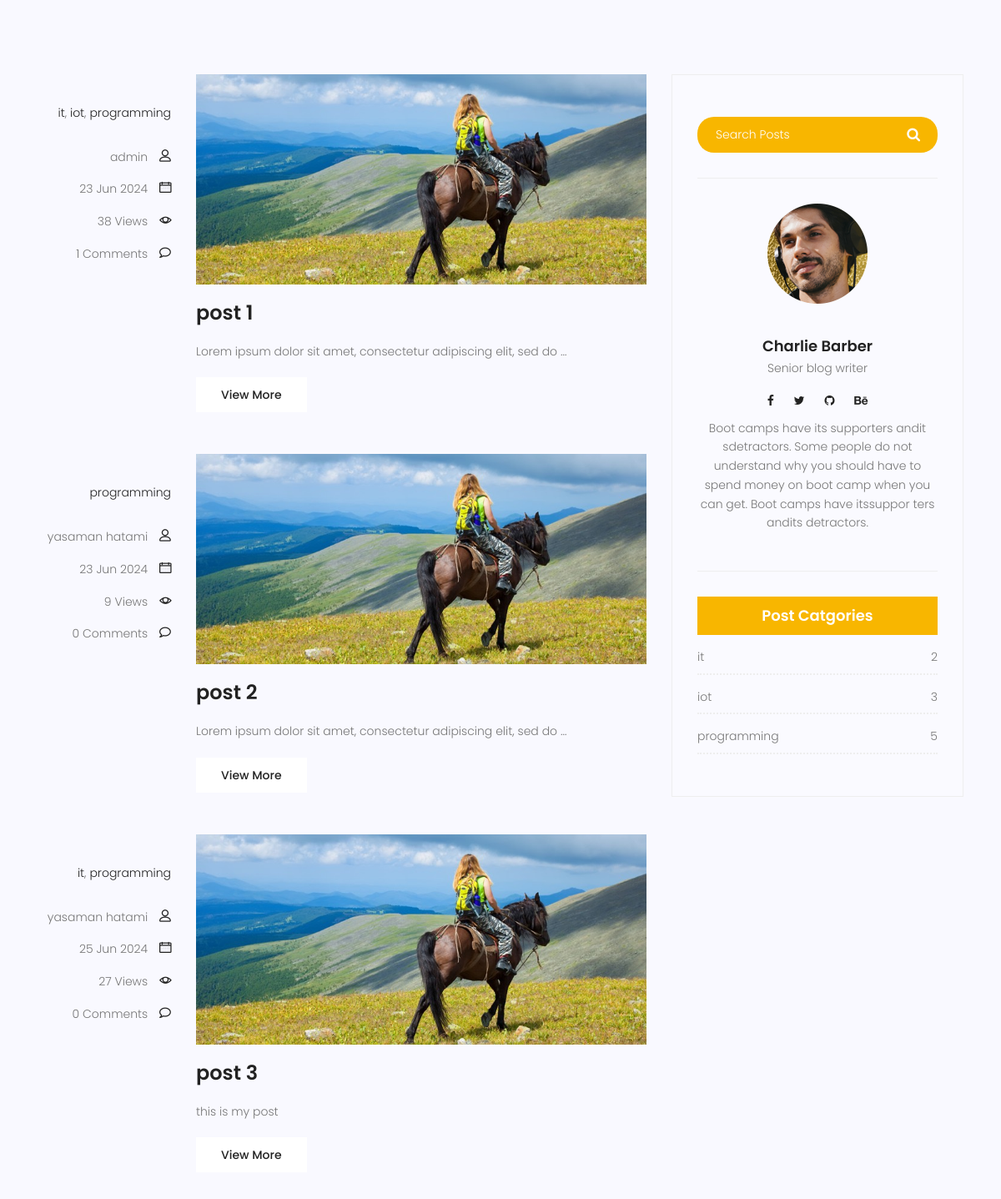
Page /blog/ (middle part) on the earlier database version.
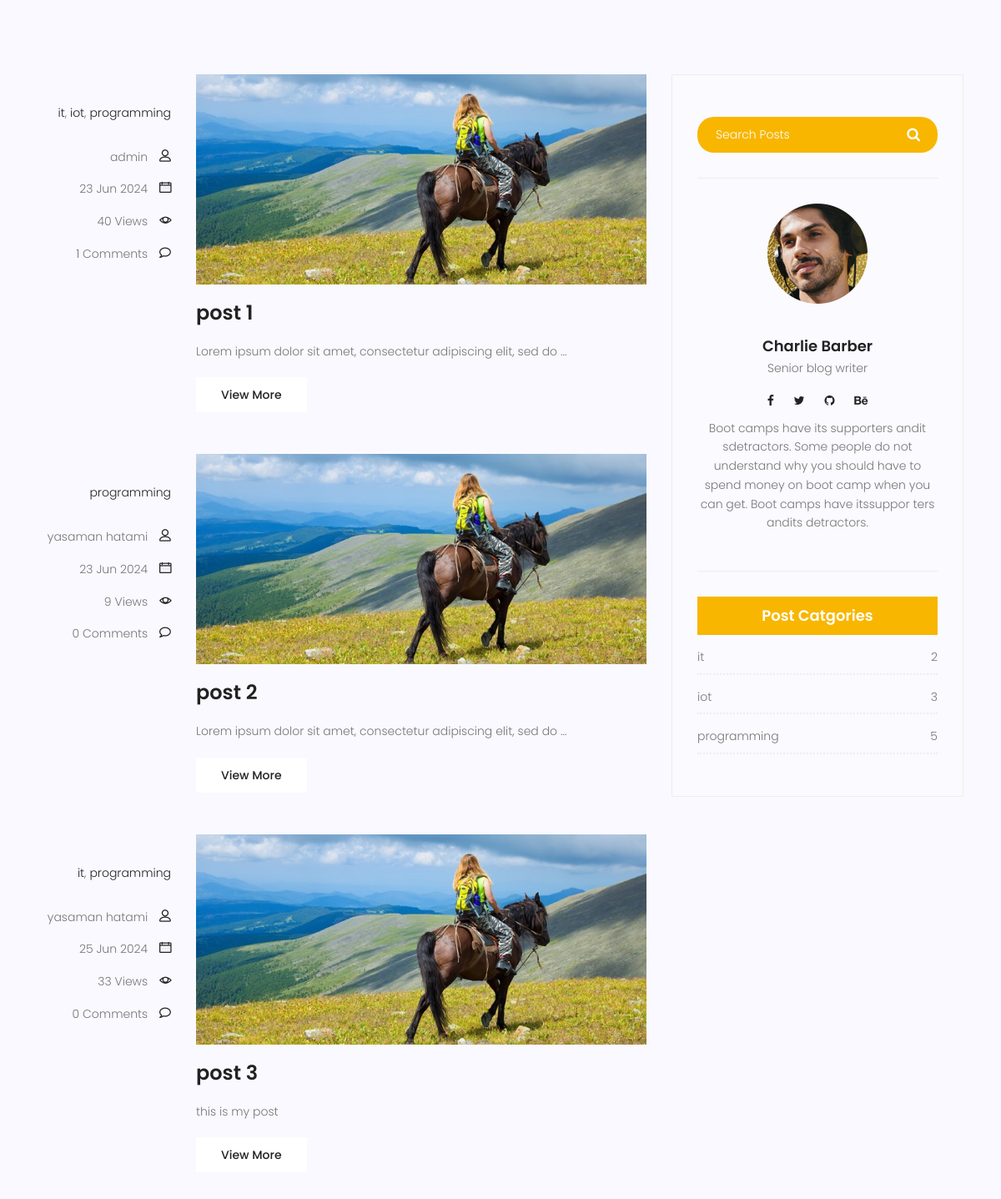
Same page on the later database version.
### blog/models.py (models this page shows, shortened)
class category(models.Model):
    name=models.CharField(max_length=225)
    def __str__(self):
        return self.name

class Post(models.Model):
    id = models.IntegerField(primary_key=True)
    image=models.ImageField(upload_to='blog/',default='blog/default.jpg')
    author=models.ForeignKey(User, on_delete=models.SET_NULL,null=True)
    title=models.CharField(max_length=225)
    content=models.TextField()
    tags = TaggableManager()
    category=models.ManyToManyField(category)
    counted_views= models.IntegerField(default=0)
    status=models.BooleanField(default=False)
    login_require = models.BooleanField(default=False)
    published_date=models.DateTimeField(null=True)
    created_date=models.DateTimeField(auto_now_add=True)
    updated_date=models.DateTimeField(auto_now=True)#2024-03-30 11:10:56.530638
    class Meta:
        ordering=['-published_date']

### blog/views.py (the view)
# urls.py: path('',blog_view,name='index'),
def blog_view(request,**kwargs):
    posts=Post.objects.filter(published_date__lte=timezone.now(),status=1).order_by('published_date')
    if kwargs.get('cat_name')!=None:
        posts=posts.filter(category__name=kwargs['cat_name'])
    if kwargs.get('author_username')!=None:
        posts=posts.filter(author__username=kwargs['author_username'])
    if kwargs.get('tag_name')!=None:
        posts=posts.filter(tags__name=kwargs['tag_name'])
    posts=Paginator(posts,3)
    try:
        page_number=request.GET.get('page')
        posts=posts.get_page(page_number)
    except PageNotAnInteger:
        posts=posts.get_page(1)
    except EmptyPage:
        posts=posts.get_page(1)
    context={'posts':posts}
    return render(request,'blog/blog-home.html',context)

### blog/templatetags/blog_tags.py (called while the page is built)
@register.simple_tag(name='comments_count')
def function(pid):
    return Comment.objects.filter(post=pid,approved=True).count()

@register.inclusion_tag('blog/blog-post-categories.html')
def postcategories():
    posts=Post.objects.filter(status=1)
    categories=category.objects.all()
    cat_dict={}
    for name in categories:
        cat_dict[name]=posts.filter(category=name).count()
    return {'categories':cat_dict}

### templates/blog/blog-home.html (shortened to what this page needs)
{%extends 'base.html'%}
{%load static%}
{% load blog_tags %}
{%block content%}
<section class="top-category-widget-area pt-90 pb-90 ">
</section>
<section class="post-content-area">
	<div class="container">
		<div class="row">
			<div class="col-lg-8 posts-list">
				{%for post in posts%}
				<div class="single-post row">
					<div class="col-lg-3  col-md-3 meta-details">
						<ul class="tags">
							{%for cat in post.category.all%}
						<li><a href='{% url "blog:category" cat_name=cat.name %}'>{{cat.name}}</a>{% if not forloop.last %}, {% endif %}</li>
							{%endfor%}
						</ul>
						<div class="user-details row">
							<p class="user-name col-lg-12 col-md-12 col-6"><a href="{% url 'blog:author' author_username=post.author.username %}">{{post.author.get_full_name}}</a> <span
									class="lnr lnr-user"></span></p>
							<p class="date col-lg-12 col-md-12 col-6"><a href="#">{{post.published_date|date:'d M Y'}}</a> <span
									class="lnr lnr-calendar-full"></span></p>
							<p class="view col-lg-12 col-md-12 col-6"><a href="#">{{post.counted_views}} Views</a> <span
									class="lnr lnr-eye"></span></p>
							<p class="comments col-lg-12 col-md-12 col-6"><a href="#">{% comments_count post.id %} Comments</a> <span
									class="lnr lnr-bubble"></span></p>
						</div>
					</div>
					<div class="col-lg-9 col-md-9 ">
						<div class="feature-img">
							<img class="img-fluid" src="{{post.image.url}}" alt="">
						</div>
						<a class="posts-title" href="{% url 'blog:single' post.id %}">
							<h3>{{post.title}}</h3>
						</a>
						<p class="excert">
							{{post.content|truncatewords:10}}
						</p>
						<a href="{% url 'blog:single' post.id %}" class="primary-btn">View More</a>
					</div>
				</div>
				{%endfor%}
			</div>
			<div class="col-lg-4 sidebar-widgets">
				<div class="widget-wrap">
					{% include 'blog/blog-search.html' %}
					{% include 'blog/blog-writer.html' %}
					{% postcategories %}
				</div>
			</div>
		</div>
	</div>
</section>
{% endblock %}

### templates/base.html (shortened to what this page needs)
{%load static%}
<!DOCTYPE html>
<html lang="zxx" class="no-js">
<head>
    <link rel="stylesheet" href="{%static 'css/linearicons.css'%}">
    <link rel="stylesheet" href="{%static 'css/font-awesome.min.css'%}">
    <link rel="stylesheet" href="{%static 'css/bootstrap.css'%}">
    <link rel="stylesheet" href="{%static 'css/magnific-popup.css'%}">
    <link rel="stylesheet" href="{%static 'css/jquery-ui.css'%}">
    <link rel="stylesheet" href="{%static 'css/nice-select.css'%}">
    <link rel="stylesheet" href="{%static 'css/animate.min.css'%}">
    <link rel="stylesheet" href="{%static 'css/owl.carousel.css'%}">
    <link rel="stylesheet" href="{%static 'css/main.css'%}">
</head>
<body>
    {% block content %}
    {% endblock %}
</body>
</html>

### templates/blog/blog-search.html
{% load static %}
<div class="single-sidebar-widget search-widget">
    <form class="search-form" action="{% url 'blog:search' %}" method="get">
        <input placeholder="Search Posts" name="s" type="text" onfocus="this.placeholder = ''"
            onblur="this.placeholder = 'Search Posts'">
        <button type="submit"><i class="fa fa-search"></i></button>
    </form>
</div>

### templates/blog/blog-writer.html
{%load static%}
<div class="single-sidebar-widget user-info-widget">
    <img src="{%static 'img/blog/user-info.png'%}" alt="">
    <a href="#">
        <h4>Charlie Barber</h4>
    </a>
    <p>
        Senior blog writer
    </p>
    <ul class="social-links">
        <li><a href="#"><i class="fa fa-facebook"></i></a></li>
        <li><a href="#"><i class="fa fa-twitter"></i></a></li>
        <li><a href="#"><i class="fa fa-github"></i></a></li>
        <li><a href="#"><i class="fa fa-behance"></i></a></li>
    </ul>
    <p>
        Boot camps have its supporters andit sdetractors. Some people do not understand why you
        should have to spend money on boot camp when you can get. Boot camps have itssuppor ters
        andits detractors.
    </p>
</div>

### templates/blog/blog-post-categories.html
{% load static %}
<div class="single-sidebar-widget post-category-widget">
    <h4 class="category-title">Post Catgories</h4>
    <ul class="cat-list">
        {% for name,count in categories.items %}
        <li>
            <a href="{% url 'blog:category' cat_name=name %}" class="d-flex justify-content-between">
                <p>{{name}}</p>
                <p>{{count}}</p>
            </a>
        </li>
        {% endfor %}
    </ul>
</div>

Differences in the rows shown:
changed Post "post 1": counted_views "38" → "40"
changed Post "post 3": counted_views "27" → "33"
